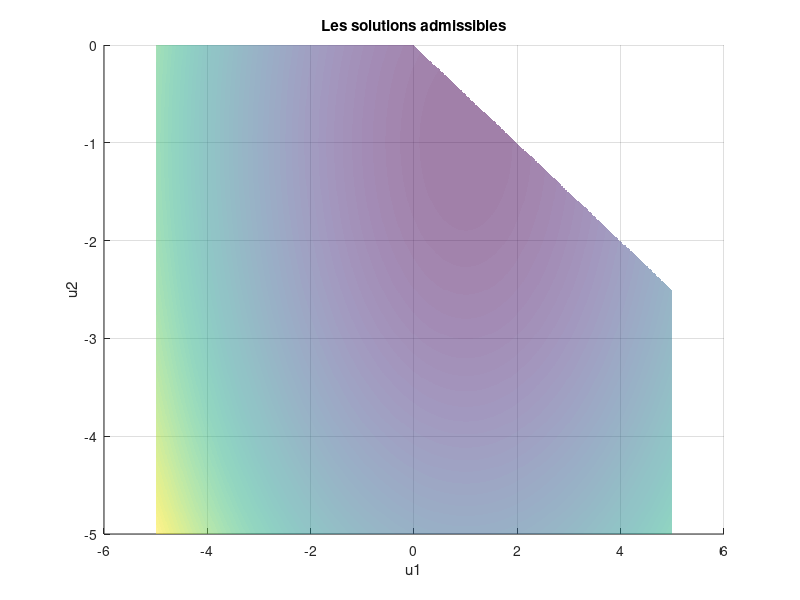
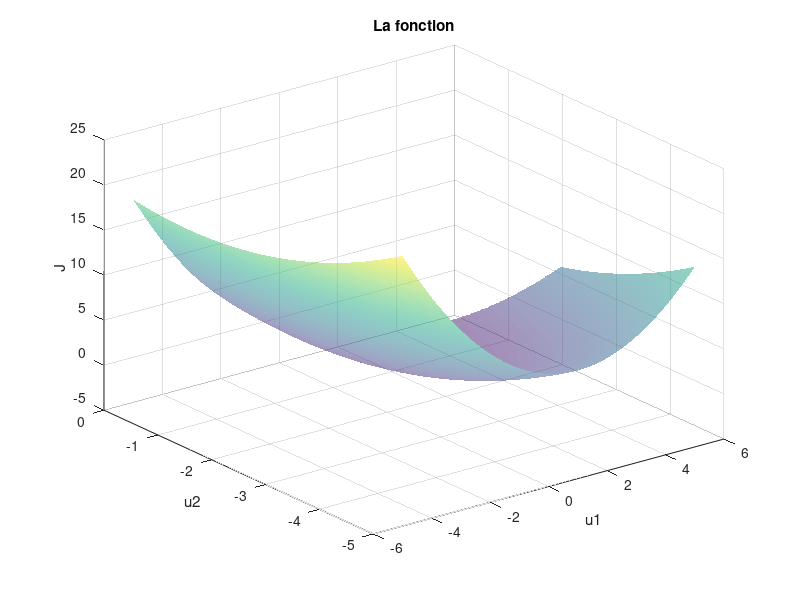

Reproduce these figures in MATLAB, in order. (Note: this script raises an error after producing the figures.)
%%%%%%%%%%%%%%%%%%%%%%%%%%%%%%%%%%%%%%%%%%%%%%%%%%%%%%%%
%    Exercice 1 (Kefan S., Hiba S., Victor K. Vinh N.  %
%%%%%%%%%%%%%%%%%%%%%%%%%%%%%%%%%%%%%%%%%%%%%%%%%%%%%%%%
close all
clear all
clc

% exo 1
% 1.
[U1,U2] = meshgrid(-5:0.01:5,-5:0.01:5);
LM = U1 + 2*U2 <= 0 & U2 <=0;
U1(~LM) = NaN;
U2(~LM) = NaN;
J = (U1.^2+U2.^2)/2-U1+U2;

figure
surf(U1, U2, J,'FaceAlpha',0.5,'EdgeColor','none');
view(2);
xlabel('u1');
ylabel('u2');
title('Les solutions admissibles');

figure
surf(U1, U2, J,'FaceAlpha',0.5,'EdgeColor','none');
xlabel('u1');
ylabel('u2');
zlabel('J');
title('La fonction');
%%
% 2. 
% Set up for N = 4
N = 4;
A = sparse(1:N,1:N,ones(1,N),N,N);
b = repmat([1;-1],N/2,1);
C = A + sparse(2:N,1:N-1,2*ones(1,N-1),N,N)';
d = zeros(N,1);

% Uzawa
u0 = zeros(N,1);
miu0 = zeros(N,1);
rho_U = .2;
itMax = 1000;
tol = 10^(-4);
[ u,miu,it ] = UzawaQuadraInequ( A,b,C,d,u0,miu0,rho_U,itMax,tol );
%%
% 2.
% Decomposition par prix
u0 = zeros(N,1);
miu0 = zeros(N,1);
rho_U = .1;
itMax = 1000;
tol = 10^(-4);
[ u_p,p_p,it_p,KKT_p ] = DecompPrice( A,b,C,d,u0,miu0,rho_U,itMax,tol );
%%
% 2.
% Decomposition par quantite
u0 = zeros(N,1);
v0 = zeros(N,N);
rho = .1;
rho_U = .1;
itMax = 1000;
tol = 10^(-4);
tol_U = 10^(-5);
[ u_q,p_q,it_q,KKT_q ] = DecompQuant( A,b,C,d,u0,v0,rho,rho_U,tol_U,itMax,tol );
%%
% 2.
% Decomposition par prediction (parallele)
u0 = zeros(N,1);
i0 = N-1;
v0 = zeros(N,1);
p0 = zeros(N,1);
gamma = .5;
beta = .5;
rho_U = 0.1;
itMax = 1000;
tol = 10^(-4);
tol_U = 10^(-5);
[ u_pred,p_pred,it_pred,KKT_pred ] = DecompPredPara(A,b,C,d,i0,u0,v0,p0,gamma,beta,rho_U,tol_U,itMax,tol );
%%
% 3. 
% KKT decomposition par prix
[ KKT1,KKT2,KKT3,KKT4 ]=testKKT(A,b,C,d,u_p,p_p);
%%
% 3.
% KKT decomposition par quantite
[ KKT1,KKT2,KKT3,KKT4 ]=testKKT(A,b,C,d,u_q,reshape(p_q(:,1,:),[N,it_q]));
%%
% 3.
% KKT decomposition par predction
[ KKT1,KKT2,KKT3,KKT4 ]=testKKT(A,b,C,d,u_pred,p_pred);
%%
% 3.
% Comparaison des resultats
N=4;
tol=10^-4;
tol_U=0.1*tol;
rho=.5;
rho_U=.1;
[ It,Temps] = Comparaison( N,tol,tol_U,rho,rho_U,1 );
%%
% 4.
% Etude de la complexite (N=2,4,...,26)
% Ce bout de code met environ 20s a executer
tol=10^-4;
tol_U=0.1*tol;
rho=.2;
rho_U=.1;
list_N=zeros(1,13);
list_it=zeros(3,13);
list_temps=zeros(3,13);
for k=1:13
    list_N(k)=2*k;
    [ list_it(:,k),list_temps(:,k)] = Comparaison( list_N(k),tol,tol_U,rho,rho_U,0 );
end
figure
loglog(list_N,list_it)
title('It en fonction du N')
xlabel('N')
ylabel('It')
legend('Par prix','Par quantité','Par prediction')
figure
loglog(list_N,list_temps)
title('Temps en fonction du N ')
xlabel('N')
ylabel('Temps')
legend('Par prix','Par quantité','Par prediction')
%%
% 5.
% Resolution pour N = 200
% Ce bout de code met environ 13s a executer
N=200;
rho=0.1; 
rho_U=0.1;
tol=10^(-4);
tol_U=10^(-5);
[ it,temps ] = Comparaison( N,tol,tol_U,rho,rho_U,0 );
%%
% 5.
% Resolution pour N = 251
% Ce bout de code met environ 30s a executer
N=251;
rho=0.1; 
rho_U=0.1;
tol=10^(-4);
tol_U=10^(-5);
[ it,temps ] = Comparaison( N,tol,tol_U,rho,rho_U,0 );
%%
% 5.
% N = 200 en fonction du tol
% Ce bout de code met environ 40s a executer
N=200;
rho=0.1; 
rho_U=0.1;
list_tol=zeros(1,4);
list_it=zeros(3,4);
list_temps=zeros(3,4);
tol_U=10^(-5);
for k=2:5
    list_tol(k-1)=10^(-k);
    [ list_it(:,k-1),list_temps(:,k-1) ] = Comparaison( N,list_tol(k-1),tol_U,rho,rho_U,0 );
end
figure
loglog(list_tol,list_it)
title(['It en fonction du tol N= ' num2str(N)])
xlabel('tol')
ylabel('It')
legend('Par prix','Par quantité','Par prediction')
figure
loglog(list_tol,list_temps)
title(['Temps en fonction du tol N= ' num2str(N)])
xlabel('tol')
ylabel('Temps')
legend('Par prix','Par quantité','Par prediction')
%%
% 5.
% N = 251 en fonction du tol
% Ce bout de code met environ 57s a executer
N=251;
rho=0.08; 
rho_U=0.1;
list_tol=zeros(1,4);
list_it=zeros(3,4);
list_temps=zeros(3,4);
tol_U=10^(-5);
for k=2:5
    list_tol(k-1)=10^(-k);
    [ list_it(:,k-1),list_temps(:,k-1) ] = Comparaison( N,list_tol(k-1),tol_U,rho,rho_U,0 );
end
figure
loglog(list_tol,list_it)
title(['It en fonction du tol N= ' num2str(N)])
xlabel('tol')
ylabel('It')
legend('Par prix','Par quantité','Par prediction')
figure
loglog(list_tol,list_temps)
title(['Temps en fonction du tol N= ' num2str(N)])
xlabel('tol')
ylabel('Temps')
legend('Par prix','Par quantité','Par prediction')
%%
% 5.
% N = 8 en fonction du rho_U
% Ce bout de code met environ 10s a executer
N=8;
rho = 0.1;
tol = 10^(-4);
tol_U = 0.1*tol;
list_rhoU=[0.01 0.03 0.05 0.07 0.09 0.1];
list_it=zeros(3,6);
list_temps=zeros(3,6);
for k=1:6
    [ list_it(:,k),list_temps(:,k) ] = Comparaison( N,tol,tol_U,rho,list_rhoU(k),0 );
end
figure
loglog(list_rhoU,list_it)
title(['It en fonction du rho_U N= ' num2str(N)])
xlabel('rho_U')
ylabel('It')
legend('Par prix','Par quantité','Par prediction')
figure
loglog(list_rhoU,list_temps)
title(['Temps en fonction du rho_U N= ' num2str(N)])
xlabel('rho_U')
ylabel('Temps')
legend('Par prix','Par quantité','Par prediction')
%%
% 5.
% N = 9 en fonction du rho_U
% Ce bout de code met environ 13s a executer
N=9;
rho = 0.1;
tol = 10^(-4);
tol_U = 0.1*tol;
list_rhoU=[0.01 0.03 0.05 0.07 0.09 0.1];
list_it=zeros(3,6);
list_temps=zeros(3,6);
for k=1:6
    [ list_it(:,k),list_temps(:,k) ] = Comparaison( N,tol,tol_U,rho,list_rhoU(k),0 );
end
figure
loglog(list_rhoU,list_it)
title(['It en fonction du rho_U N= ' num2str(N)])
xlabel('rho_U')
ylabel('It')
legend('Par prix','Par quantité','Par prediction')
figure
loglog(list_rhoU,list_temps)
title(['Temps en fonction du rho_U N= ' num2str(N)])
xlabel('rho_U')
ylabel('Temps')
legend('Par prix','Par quantité','Par prediction')
%%
% 5.
% N = 8 en fonction du rho
N=8;
rho_U = 0.1;
tol = 10^(-4);
tol_U = 0.1*tol;
list_rho=[0.01 0.03 0.05 0.07 0.09 0.1];
list_it=zeros(3,6);
list_temps=zeros(3,6);
for k=1:6
    [ list_it(:,k),list_temps(:,k) ] = Comparaison( N,tol,tol_U,list_rho(k),rho_U,0 );
end
figure
plot(list_rhoU,list_it)
title(['It en fonction du rho N= ' num2str(N)])
xlabel('rho')
ylabel('It')
legend('Par prix','Par quantité','Par prediction')
figure
plot(list_rhoU,list_temps)
title(['Temps en fonction du rho N= ' num2str(N)])
xlabel('rho')
ylabel('Temps')
legend('Par prix','Par quantité','Par prediction')
%%
% 5.
% N = 9 en fonction du rho
N=9;
rho_U = 0.1;
tol = 10^(-4);
tol_U = 0.1*tol;
list_rho=[0.01 0.03 0.05 0.07 0.09 0.1];
list_it=zeros(3,6);
list_temps=zeros(3,6);
for k=1:6
    [ list_it(:,k),list_temps(:,k) ] = Comparaison( N,tol,tol_U,list_rho(k),rho_U,0 );
end
figure
plot(list_rhoU,list_it)
title(['It en fonction du rho N= ' num2str(N)])
xlabel('rho')
ylabel('It')
legend('Par prix','Par quantité','Par prediction')
figure
plot(list_rhoU,list_temps)
title(['Temps en fonction du rho N= ' num2str(N)])
xlabel('rho')
ylabel('Temps')
legend('Par prix','Par quantité','Par prediction')
%%
% 6.
% Ajout d'un sur-diagonal
N = 4;
alpha = -2;
A = sparse(1:N,1:N,ones(1,N),N,N)+ sparse(2:N,1:N-1,-alpha*ones(1,N-1),N,N)';
b = repmat([1;-1],N/2,1);
C = A + sparse(2:N,1:N-1,2*ones(1,N-1),N,N)';
d = zeros(N,1);
% Uzawa
u0 = ones(N,1);
miu0 = ones(N,1);
rho_U = .2;
itMax = 1000;
tol = 10^(-7);
[ u,miu,it ] = UzawaQuadraInequ( A,b,C,d,u0,miu0,rho_U,itMax,tol );
% Test KKT
[ KKT1,KKT2,KKT3,KKT4 ]=testKKT(A,b,C,d,u,miu);
